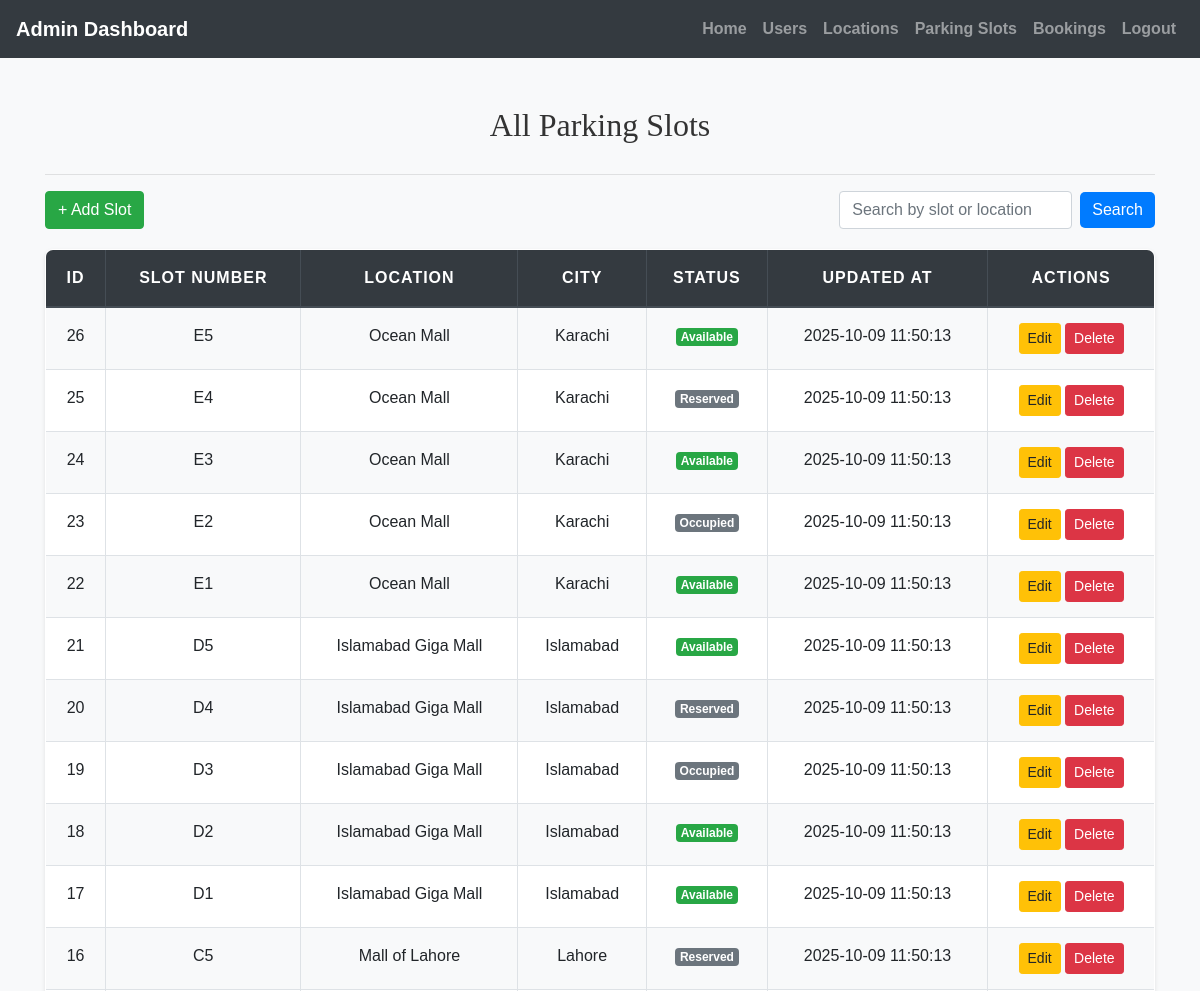
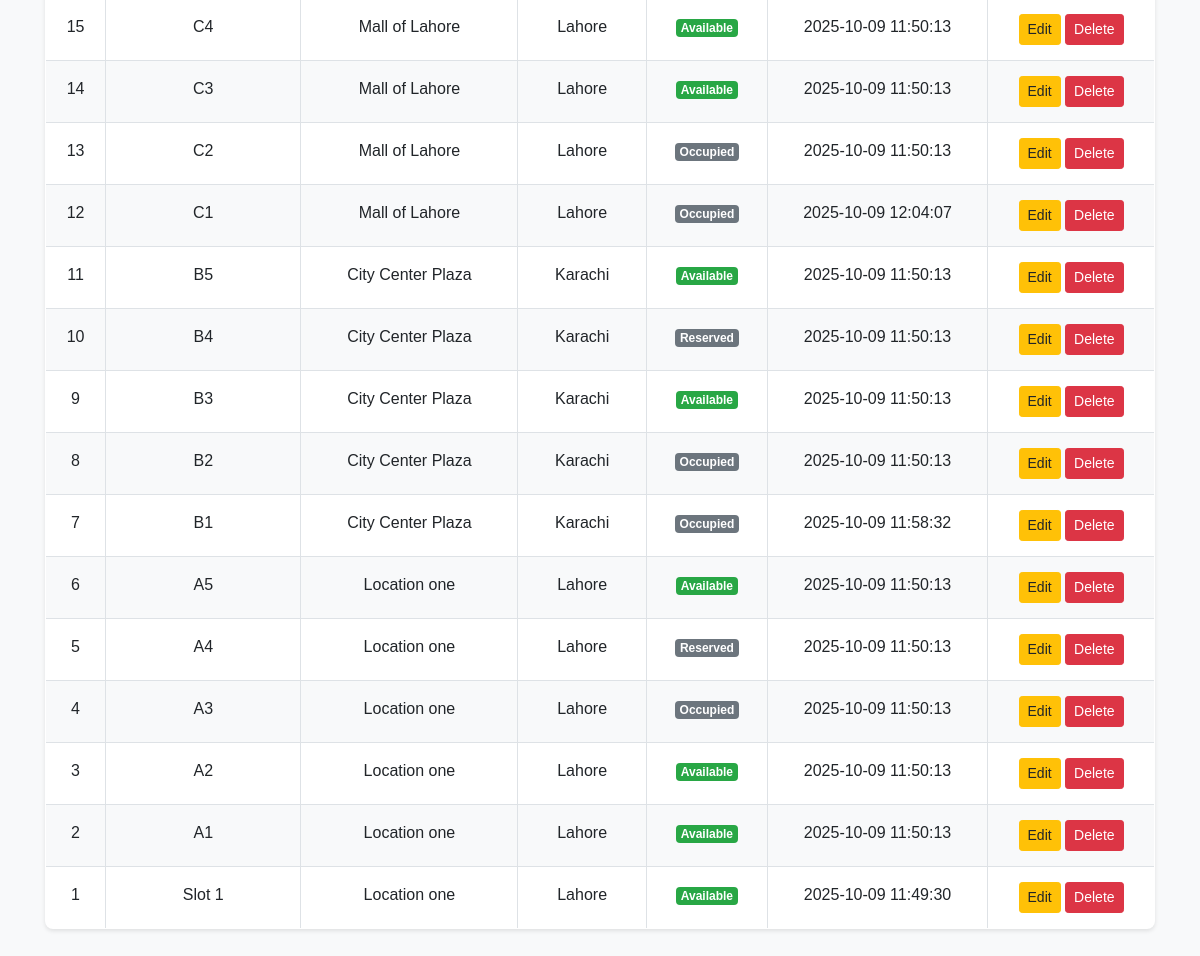
The app's page /admin/view_slots.php (signed in) with its own data (2 pictures, top to bottom).
### tables this page shows
CREATE TABLE `parking_slots` (
  `slot_id` int(11) NOT NULL,
  `location_id` int(11) NOT NULL,
  `slot_number` varchar(10) NOT NULL,
  `status` enum('available','occupied','reserved') NOT NULL DEFAULT 'available',
  `updated_at` datetime NOT NULL DEFAULT current_timestamp() ON UPDATE current_timestamp()
);

CREATE TABLE `parking_locations` (
  `location_id` int(11) NOT NULL,
  `name` varchar(100) NOT NULL,
  `address` varchar(255) NOT NULL,
  `city` varchar(50) NOT NULL,
  `latitude` decimal(9,6) NOT NULL,
  `longitude` decimal(9,6) NOT NULL,
  `total_slots` int(11) NOT NULL,
  `created_at` datetime NOT NULL DEFAULT current_timestamp(),
  `updated_at` datetime NOT NULL DEFAULT current_timestamp() ON UPDATE current_timestamp()
);

### admin/view_slots.php (the view, shortened to what this page needs)
<?php
include('config.php');
$search = "";
if (isset($_GET['search'])) {
    $search = mysqli_real_escape_string($conn, $_GET['search']);
    $query = "SELECT ps.*, pl.name AS location_name, pl.city
              FROM Parking_Slots ps
              JOIN Parking_Locations pl ON ps.location_id = pl.location_id
              WHERE ps.slot_number LIKE '%$search%'
              OR pl.name LIKE '%$search%'
              OR pl.city LIKE '%$search%'
              ORDER BY ps.slot_id DESC";
} else {
    $query = "SELECT ps.*, pl.name AS location_name, pl.city
              FROM Parking_Slots ps
              JOIN Parking_Locations pl ON ps.location_id = pl.location_id
              ORDER BY ps.slot_id DESC";
}
$result = mysqli_query($conn, $query);
?>
<!DOCTYPE html>
<html>
<head>
    <link rel="stylesheet" href="https://maxcdn.bootstrapcdn.com/bootstrap/4.5.2/css/bootstrap.min.css">
    <link rel="stylesheet" href="../css/style.css">
</head>
<body>
<?php include('admin_navbar.php'); ?>
<div class="container mt-5">
    <h2>All Parking Slots</h2>
    <hr>
    <div class="d-flex justify-content-between mb-3">
        <a href="add_slot.php" class="btn btn-success">+ Add Slot</a>
        <form method="GET" class="form-inline">
            <input type="text" name="search" value="<?= htmlspecialchars($search) ?>" class="form-control mr-2" placeholder="Search by slot or location">
            <button type="submit" class="btn btn-primary">Search</button>
        </form>
    </div>
    <table class="table table-bordered table-striped">
        <thead class="thead-dark">
            <tr>
                <th>ID</th>
                <th>Slot Number</th>
                <th>Location</th>
                <th>City</th>
                <th>Status</th>
                <th>Updated At</th>
                <th>Actions</th>
            </tr>
        </thead>
        <tbody>
        <?php if (mysqli_num_rows($result) > 0): ?>
            <?php while ($row = mysqli_fetch_assoc($result)) { ?>
                <tr>
                    <td><?= $row['slot_id'] ?></td>
                    <td><?= htmlspecialchars($row['slot_number']) ?></td>
                    <td><?= htmlspecialchars($row['location_name']) ?></td>
                    <td><?= htmlspecialchars($row['city']) ?></td>
                    <td>
                        <?php if ($row['status'] == 'available'): ?>
                            <span class="badge badge-success">Available</span>
                        <?php else: ?>
                            <span class="badge badge-secondary"><?= ucfirst($row['status']) ?></span>
                        <?php endif; ?>
                    </td>
                    <td><?= htmlspecialchars($row['updated_at']) ?></td>
                    <td>
                        <a href="edit_slot.php?id=<?= $row['slot_id'] ?>" class="btn btn-warning btn-sm">Edit</a>
                        <a href="view_slots.php?delete=<?= $row['slot_id'] ?>" class="btn btn-danger btn-sm" onclick="return confirm('Delete this slot?')">Delete</a>
                    </td>
                </tr>
            <?php } ?>
        <?php else: ?>
            <tr><td colspan="7" class="text-center">No Slots Found</td></tr>
        <?php endif; ?>
        </tbody>
    </table>
</div>
</body>
</html>

### css/style.css (style rules this page uses)
body { background-color: #f8f9fa; font-family: 'Arial', sans-serif; color: #333; line-height: 1.6; }
h1, h2, h3, h4 { text-align: center; margin-top: 30px; margin-bottom: 30px; font-family: 'Georgia', serif; }
.container { margin-bottom: 40px; }
.table { width: 100%; border-collapse: collapse; margin-top: 20px; font-size: 16px; background-color: #ffffff; border-radius: 8px; overflow: hidden; box-shadow: 0 2px 4px rgba(0, 0, 0, 0.1); }
.table th, .table td { padding: 15px; border: 1px solid #dee2e6; text-align: center; }
.table thead th { background-color: #004d4d; color: white; font-weight: bold; text-transform: uppercase; letter-spacing: 1px; }
.table tbody tr:nth-child(odd) { background-color: #f8f9fa; }
.btn-primary { color: #fff; border: none; border-radius: 5px; cursor: pointer; transition: background-color 0.3s ease; }
a { color: #006666; text-decoration: none; font-weight: bold; }

### records on screen
parking_slots: slot_id "26", slot_number "E5", location.name "Ocean Mall", location.city "Karachi", status "Available", updated_at "2025-10-09 11:50:13"
parking_slots: slot_id "25", slot_number "E4", location.name "Ocean Mall", location.city "Karachi", status "Reserved", updated_at "2025-10-09 11:50:13"
parking_slots: slot_id "24", slot_number "E3", location.name "Ocean Mall", location.city "Karachi", status "Available", updated_at "2025-10-09 11:50:13"
parking_slots: slot_id "23", slot_number "E2", location.name "Ocean Mall", location.city "Karachi", status "Occupied", updated_at "2025-10-09 11:50:13"
parking_slots: slot_id "22", slot_number "E1", location.name "Ocean Mall", location.city "Karachi", status "Available", updated_at "2025-10-09 11:50:13"
parking_slots: slot_id "21", slot_number "D5", location.name "Islamabad Giga Mall", location.city "Islamabad", status "Available", updated_at "2025-10-09 11:50:13"
parking_slots: slot_id "20", slot_number "D4", location.name "Islamabad Giga Mall", location.city "Islamabad", status "Reserved", updated_at "2025-10-09 11:50:13"
parking_slots: slot_id "19", slot_number "D3", location.name "Islamabad Giga Mall", location.city "Islamabad", status "Occupied", updated_at "2025-10-09 11:50:13"
parking_slots: slot_id "18", slot_number "D2", location.name "Islamabad Giga Mall", location.city "Islamabad", status "Available", updated_at "2025-10-09 11:50:13"
parking_slots: slot_id "17", slot_number "D1", location.name "Islamabad Giga Mall", location.city "Islamabad", status "Available", updated_at "2025-10-09 11:50:13"
parking_slots: slot_id "16", slot_number "C5", location.name "Mall of Lahore", location.city "Lahore", status "Reserved", updated_at "2025-10-09 11:50:13"
parking_slots: slot_id "15", slot_number "C4", location.name "Mall of Lahore", location.city "Lahore", status "Available", updated_at "2025-10-09 11:50:13"
parking_slots: slot_id "14", slot_number "C3", location.name "Mall of Lahore", location.city "Lahore", status "Available", updated_at "2025-10-09 11:50:13"
parking_slots: slot_id "13", slot_number "C2", location.name "Mall of Lahore", location.city "Lahore", status "Occupied", updated_at "2025-10-09 11:50:13"
parking_slots: slot_id "12", slot_number "C1", location.name "Mall of Lahore", location.city "Lahore", status "Occupied", updated_at "2025-10-09 12:04:07"
parking_slots: slot_id "11", slot_number "B5", location.name "City Center Plaza", location.city "Karachi", status "Available", updated_at "2025-10-09 11:50:13"
parking_slots: slot_id "10", slot_number "B4", location.name "City Center Plaza", location.city "Karachi", status "Reserved", updated_at "2025-10-09 11:50:13"
parking_slots: slot_id "9", slot_number "B3", location.name "City Center Plaza", location.city "Karachi", status "Available", updated_at "2025-10-09 11:50:13"
parking_slots: slot_id "8", slot_number "B2", location.name "City Center Plaza", location.city "Karachi", status "Occupied", updated_at "2025-10-09 11:50:13"
parking_slots: slot_id "7", slot_number "B1", location.name "City Center Plaza", location.city "Karachi", status "Occupied", updated_at "2025-10-09 11:58:32"
parking_slots: slot_id "6", slot_number "A5", location.name "Location one", location.city "Lahore", status "Available", updated_at "2025-10-09 11:50:13"
parking_slots: slot_id "5", slot_number "A4", location.name "Location one", location.city "Lahore", status "Reserved", updated_at "2025-10-09 11:50:13"
parking_slots: slot_id "4", slot_number "A3", location.name "Location one", location.city "Lahore", status "Occupied", updated_at "2025-10-09 11:50:13"
parking_slots: slot_id "3", slot_number "A2", location.name "Location one", location.city "Lahore", status "Available", updated_at "2025-10-09 11:50:13"
parking_slots: slot_id "2", slot_number "A1", location.name "Location one", location.city "Lahore", status "Available", updated_at "2025-10-09 11:50:13"
parking_slots: slot_id "1", slot_number "Slot 1", location.name "Location one", location.city "Lahore", status "Available", updated_at "2025-10-09 11:49:30"
